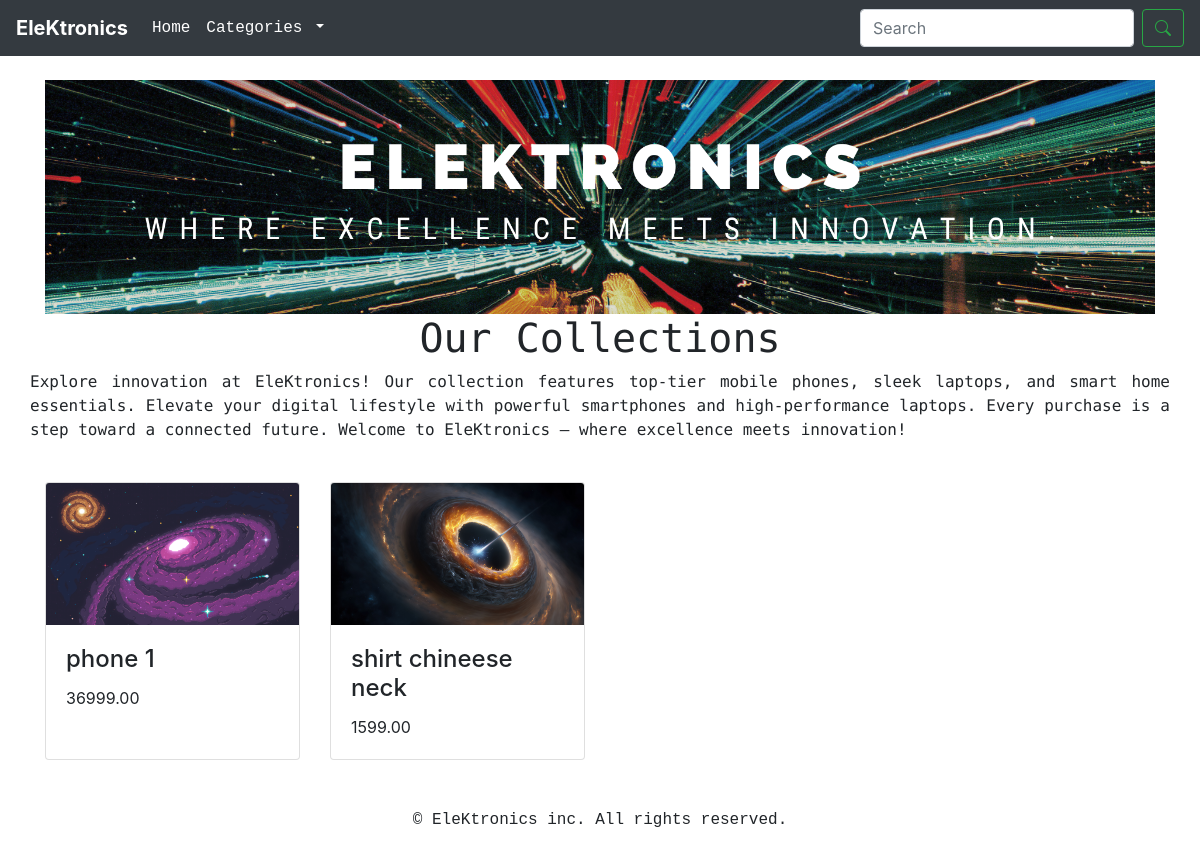
The app's page /shop/, older data.
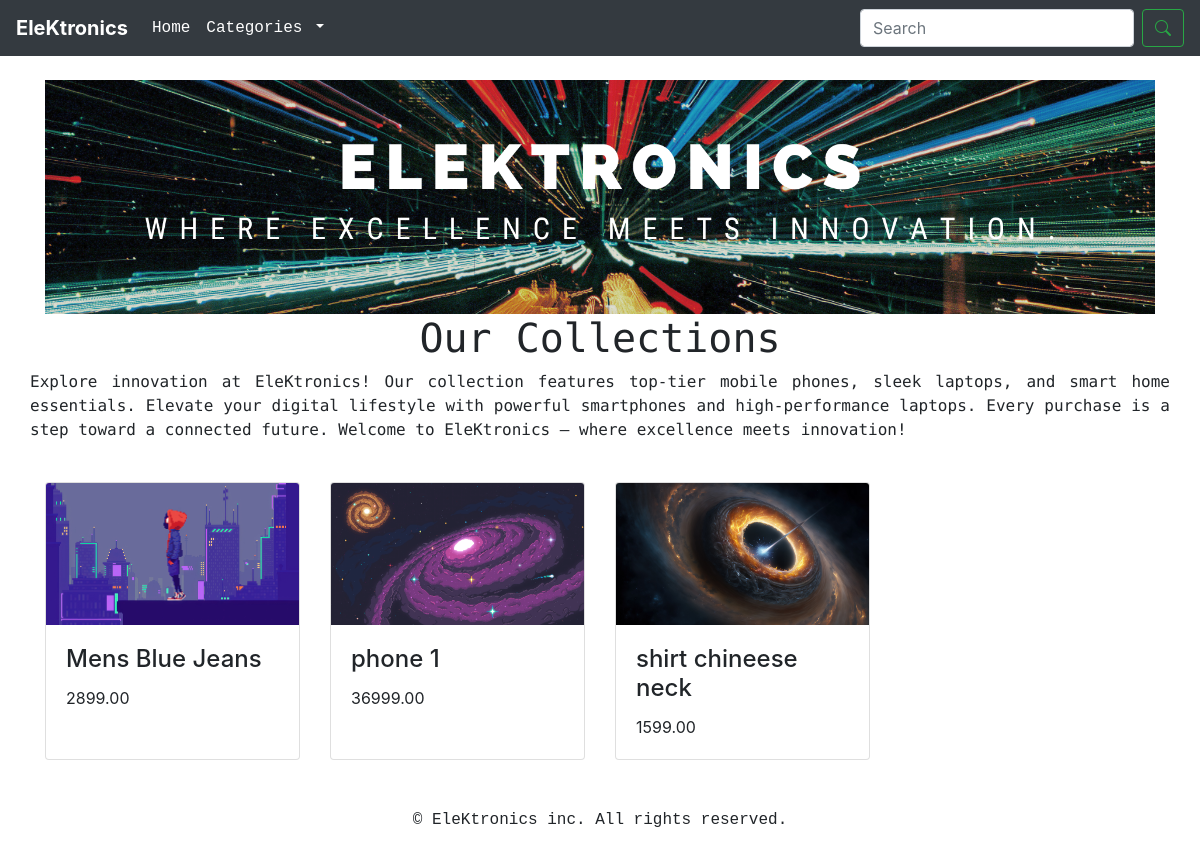
The same page, newer data.
### shop/models.py (models this page shows, shortened)
class Product(models.Model):
    name = models.CharField(max_length=250)
    slug = models.SlugField(max_length=250)
    description = models.TextField(blank=True)
    price = models.DecimalField(max_digits=10, decimal_places=2)
    image = models.ImageField(upload_to='product', blank=True)
    category = models.ForeignKey(Category, on_delete=models.CASCADE)
    stock = models.PositiveIntegerField(default=0)
    available = models.BooleanField(default=True)
    created = models.DateTimeField(auto_now_add=True)
    updated = models.DateTimeField(auto_now=True)
    class Meta:
        ordering = ('name',)
        verbose_name = 'Product'
        verbose_name_plural = 'Products'
    def get_url(self):
        return reverse('shop:product_detail', args=[self.category.slug, self.slug])

### shop/views.py (the view)
# urls.py: path('',views.allCat,name="allCat"),
def allCat(req,c_slug=None):
    c_page=None
    products_list=None
    if c_slug!=None:
        c_page=get_object_or_404(Category,slug=c_slug)
        products_list=Product.objects.all().filter(category=c_page,available=True)
    else:
        products_list=Product.objects.all().filter(available=True)
    paginater=Paginator(products_list,8)
    try:
        page=int(req.GET.get('page','1'))
    except:
        page=1
    try:
        products=paginater.page(page)
    except (EmptyPage,InvalidPage):
        products=paginater.page(paginater.num_pages)
    return render(req,'category.html',{'category':c_page,'products':products})

### cart/context_processors.py (called while the page is built)
def counter(req):
    item_count=0
    if 'admin' in req.path:
        return {}
    else:
        try:
            cart=Cart.objects.filter(cart_id=_cart_id(req))
            cart_items=CartItem.objects.all().filter(cart=cart[:1])
            for cart_item in cart_items:
                item_count += cart_item.quantity
        except Cart.DoesNotExist:
            item_count=0
    return dict(item_count=item_count)

### cart/views.py (called while the page is built)
def _cart_id(req):
    cart=req.session.session_key
    if not cart:
        cart=req.session.create()
    return cart

### shop/context_processors.py (called while the page is built)
def menu_links(req):
    links = Category.objects.all()
    return dict(links=links)

### shop/models.py (called while the page is built)
    def get_url(self):
        return reverse('shop:products_by_category', args=[self.slug])

### templates/category.html (shortened to what this page needs)
{% extends 'base.html' %}
{% load static %}
{% block content %}
    <div class="container my-4">
        <div class="row">
            {% if category %}
                <div class="col-md-12">
                    <div class="col-md-12">
                        <h1 class="display-md-4 display-lg-4">{{category.name}}</h1>
                        <p class="lead-md lead-lg">{{category.description}}</p>
                    </div>
                </div>
            {% else %}
                <div class="col-md-12">
                    <img src="{% static 'image/ek.png' %}" class="img-fluid" alt="Our Products">
                </div>
                <div class="cat-det">
                    <h1>Our Collections</h1>
                    <p style="text-align: justify;">
                        Explore innovation at EleKtronics! Our collection features top-tier mobile phones, sleek laptops, and smart home essentials. Elevate your digital lifestyle with powerful smartphones and high-performance laptops. Every purchase is a step toward a connected future. Welcome to EleKtronics – where excellence meets innovation!
                    </p>
                </div>
            {% endif %}
        </div>
    </div>
    <div class="container my-4">
        <div class="row">
            {% for product in products.object_list %}
            <div class="col-lg-3 col-md-4 col-sm-6 mb-4">
                <div class="card h-100">
                    <a href="{{ product.get_url }}">
                        <img src="{{ product.image.url }}" class="card-img-top" style="max-height: 300px;" alt="{{ i.name }}">
                    </a>
                    <div class="card-body">
                        <h4 class="card-title">{{ product.name }}</h4>
                        <p class="card-text">{{ product.price }}</p>
                    </div>
                </div>
            </div>
            {% endfor %}
        </div>
    </div>
{% endblock %}

Row changes from the older to the newer data that the page shows:
added Product: image (picture), name "Mens Blue Jeans", price "2899.00"
